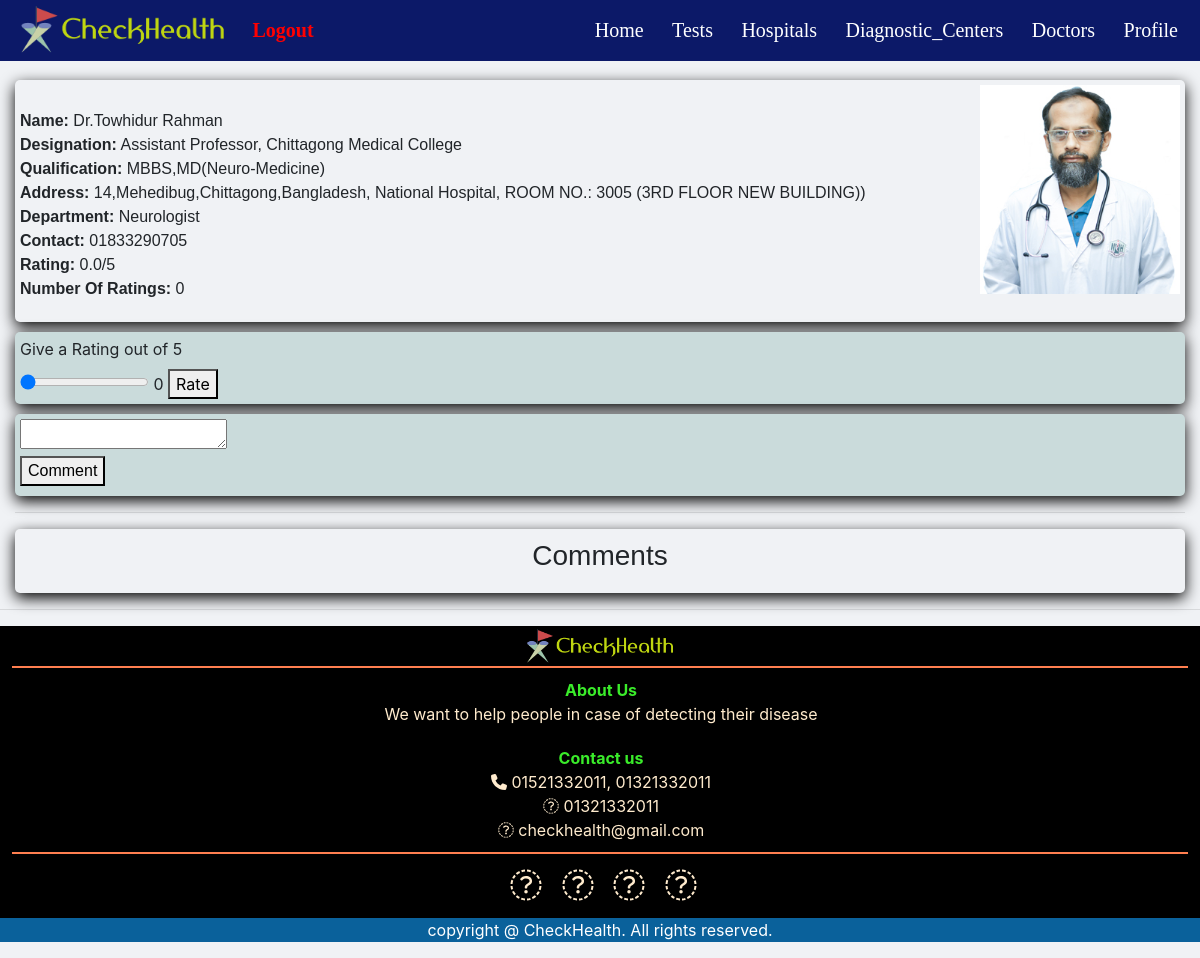
/doctorDetails/18 (signed in), run on the app's committed database.
### SARZS/models.py (models this page shows, shortened)
class doctor_list(models.Model):
    DOCid = models.CharField(max_length=10, null=True)
    Name = models.CharField(max_length=100, null=True)
    Designation = models.CharField(max_length=200, null=True)
    Qualification = models.CharField(max_length=200, null=True)
    Department = models.CharField(max_length=200, null=True)
    Contact = models.CharField(max_length=200, null=True)
    Address = models.CharField(max_length=400, null=True)
    area = (
        ('Barishal', 'Barishal '),
        ('Chittagong', 'Chittagong '),
        ('Dhaka', 'Dhaka'),
        ('Mymensingh', 'Mymensingh'),
        ('Khulna', 'Khulna'),
        ('Rajshahi', 'Rajshahi'),
        ('Rangpur', 'Rangpur'),
        ('Sylhet', 'Sylhet'),
    )
    Area = models.CharField(max_length=50, null=True, choices=area)
    photo = models.ImageField(upload_to="images", null=True, blank=True)
    rating = models.FloatField(null=True, default=0)
    totalRating = models.FloatField(null=True, default=0)
    numberOfRating = models.IntegerField(null=True, default=0)

### SARZS/views.py (the view)
# urls.py: path('doctorDetails/<int:id>', doctorDetails, name='doctorDetails'),
@login_required(login_url='via')
def doctorDetails(request,id):
    doctor = doctor_list.objects.get(id=id)
    row = docReview.objects.filter(DOCid=doctor.DOCid).order_by("-date")
    return render(request, 'htmls/doctorReview.html', {'row':row, 'doctor': doctor})

### SARZS/templates/htmls/doctorReview.html (shortened to what this page needs)
{% extends 'htmls/main.html' %}
{% block content %}
{% load static %}
<head>
    <link rel="stylesheet" type="text/css" href="{% static '/css/main.css' %}">
</head>
<body>
    <div class="review_details">
        <p>
            <img src="{{ doctor.photo.url }}" alt="">
            <br>
            <b>Name:</b>  {{doctor.Name}} <br>
            <b>Designation:</b> {{doctor.Designation}} <br>
            <b>Qualification:</b> {{doctor.Qualification}} <br>
            <b>Address:</b> {{doctor.Address}} <br>
            <b>Department:</b> {{doctor.Department}} <br>
            <b>Contact:</b> {{doctor.Contact}} <br>
            <b>Rating:</b> {{doctor.rating}}/5 <br>
            <b>Number Of Ratings:</b> {{doctor.numberOfRating}}
        </p>
    </div>
    <div class="review">
        <div class="ratings">
            <form action="{% url 'doctorRating' doctor.id %}" method="POST">
                <label for="rating">Give a Rating out of 5 </label><br>
                <input type="range" name="rating" id="rangeInput" min="0" max="5" value="0" step="1"
                oninput="amount.value=rangeInput.value">
                <output name="amount" id="amount" for="rangeInput">0</output>
                <button type="submit">Rate</button>
            </form>
        </div>
        <div class="comments">
            <form action="{% url 'doctorComment' doctor.id %}" method="POST">
                <textarea name="comment" cols="20" rows="1"></textarea>
                <br>
                <button type="submit">Comment</button>
            </form>
        </div>
    </div>
<hr>
    <div class="reviews">
        <h3>Comments</h3>
    </div>
</body>
{% endblock %}

### static/css/main.css (style rules this page uses)
.review_details { padding: 5px; border-radius: 5px; box-shadow: 0 5px 15px rgb(0, 0, 0); font-family: Arial, Helvetica, sans-serif; }
.review_details p img { width: 200px; float: right; }
.ratings { margin-top: 10px; padding: 5px; border-radius: 5px; background-color: rgb(202, 219, 219); box-shadow: 0 5px 15px rgb(0, 0, 0); }
.comments { margin-top: 10px; padding: 5px; padding-bottom: 10px; border-radius: 5px; background-color: rgb(202, 219, 219); box-shadow: 0 5px 15px rgb(0, 0, 0); font-family: Arial, Helvetica, sans-serif; }
.reviews { margin-top: 10px; padding: 5px; padding-bottom: 10px; border-radius: 5px; box-shadow: 0 5px 15px rgb(0, 0, 0); font-family: Arial, Helvetica, sans-serif; }
.reviews h3 { margin-top: 5px; margin-bottom: 10px; text-align: center; font-family: Arial, Helvetica, sans-serif; }

### SARZS/templates/htmls/main.html (style rules this page uses)
html { scroll-behavior: smooth; }
body { background: #f0f2f5; }

### SARZS/templates/htmls/navBar.html (style rules this page uses)
html, body { margin: 0; padding: 0; width: 100%; }

### data on the page
doctor_list: photo (picture), Name "Dr.Towhidur Rahman", Designation "Assistant Professor, Chittagong Medical College", Qualification "MBBS,MD(Neuro-Medicine)", Address "14,Mehedibug,Chittagong,Bangladesh, National Hospital, ROOM NO.: 3005 (3RD FLOOR NEW BUILDING))", Department "Neurologist", Contact "01833290705", rating "0.0", numberOfRating "0"
